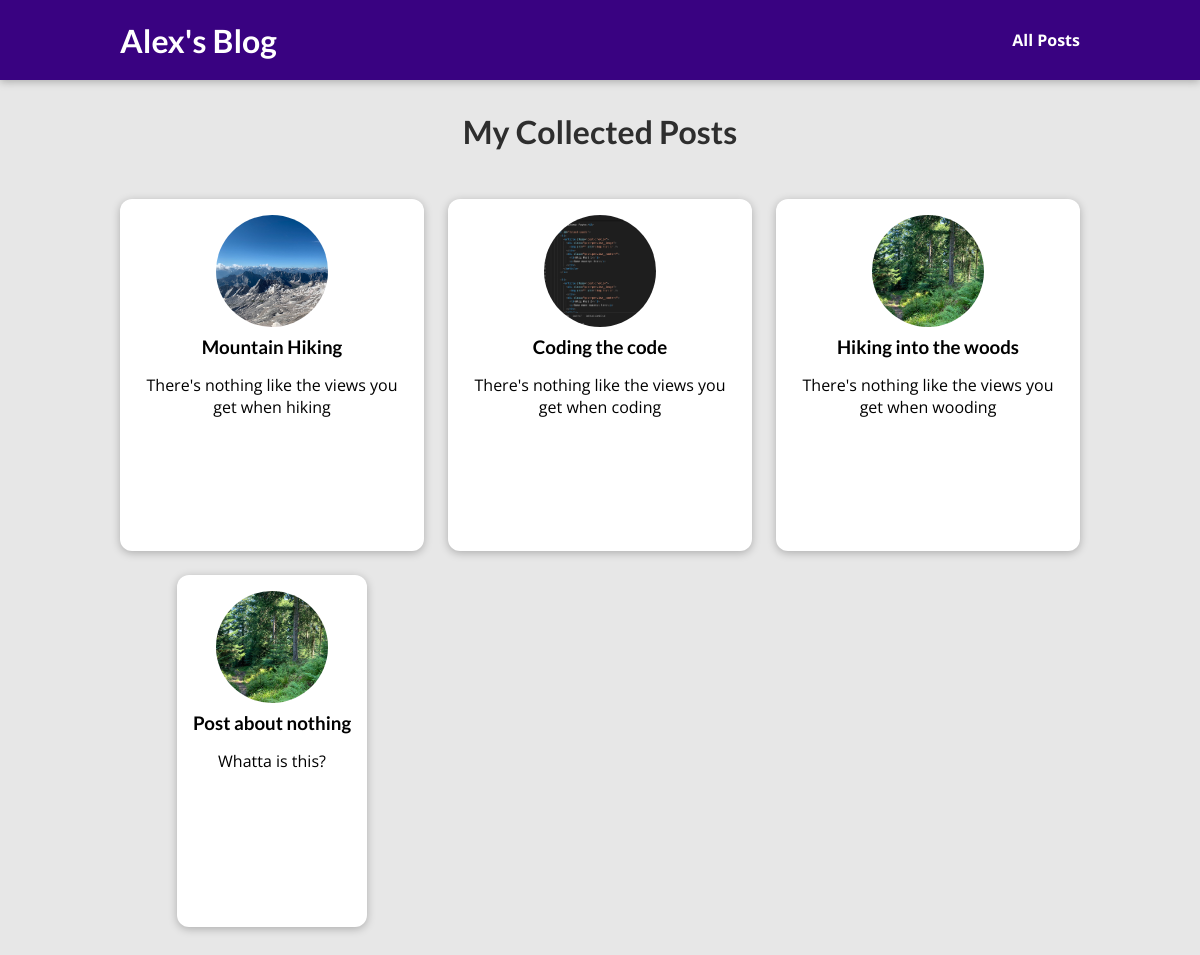
The page /posts on the database its author committed.
### blog/models.py (models this page shows, shortened)
class Post(models.Model):
    post_title = models.CharField(max_length=150)
    post_excerpt = models.CharField(max_length=200)
    post_content = models.TextField(validators=[MinLengthValidator(10)])
    post_slug = models.SlugField(unique=True, db_index=True)
    post_date = models.DateField(auto_now=True)
    post_imagename = models.CharField(max_length=100)
    post_author = models.ForeignKey(Author, null=True, on_delete=models.SET_NULL, related_name="posts")
    post_tag = models.ManyToManyField(Tag)
    class Meta:
        verbose_name_plural = "Post"

### blog/views.py (the view)
# urls.py: path("posts", views.posts, name="posts-page"),
def posts(request):
    all_posts = Post.objects.all().order_by("-post_date")
    return render(request, "blog/all-posts.html", {
        "all_posts": all_posts
    })

### blog/templates/blog/all-posts.html (shortened to what this page needs)
{% extends 'base.html' %}
{% load static %}
{% block css_files %}
    <link rel="stylesheet" href="{% static "blog/post.css" %}"/>
    <link rel="stylesheet" href="{% static "blog/all-posts.css" %}"/>
{% endblock css_files %}
{% block content %}
    <section id="all-posts">
        <h2>My Collected Posts</h2>
        <ul>
            {% for post in all_posts %}
                {% include "blog/includes/post.html"%}
            {% endfor %}
        </ul>
    </section>
{% endblock %}

### blog/templates/blog/includes/post.html
{% load static %}
<li>
    <article class="post">
        <a href="{% url 'post-detail-page' post.post_slug %}">
            <img src="{% static "blog/images/"|add:post.post_imagename %}" alt="{{ post.post_title }}" />
            <div class="post__content">
                <h3>{{ post.post_title }}</h3>
                    <p>
                        {{ post.post_excerpt }}
                    </p>
            </div>
        </a>
    </article>
</li>

### static/app.css (style rules this page uses)
* { box-sizing: border-box; }
html { font-family: 'Open Sans', 'Lato', sans-serif; }
body { margin: 0; }
h1, h2, h3 { font-family: 'Lato', sans-serif; font-weight: bold; }

### blog/static/blog/post.css (style rules this page uses)
.post { display: flex; flex-direction: column; align-items: center; text-align: center; }
.post a { text-decoration: none; color: black; transition: all 0.2s ease; padding: 1rem; }
.post img { width: 5rem; height: 5rem; object-fit: cover; border-radius: 50%; }
.post h3 { margin: 0.25rem 0; }

### blog/static/blog/all-posts.css (style rules this page uses)
body { background-color: #e7e7e7; }
#all-posts { margin: 7rem auto; width: 90%; max-width: 60rem; }
#all-posts h2 { text-align: center; font-size: 2rem; color: #2e2e2e; margin: 3rem 0; }
ul { list-style: none; margin: 0; padding: 0; display: grid; grid-template-columns: repeat(auto-fill, minmax(17rem, 1fr)); gap: 1.5rem; }
.post img { width: 7rem; height: 7rem; }
.post a { height: 22rem; transform-origin: center; box-shadow: 0 2px 8px rgba(0, 0, 0, 0.25); border-radius: 12px; background-color: white; }

### rows shown on the page
Post: post_imagename (picture), post_title "Mountain Hiking", post_excerpt "There's nothing like the views you get when hiking"
Post: post_imagename (picture), post_title "Coding the code", post_excerpt "There's nothing like the views you get when coding"
Post: post_imagename (picture), post_title "Hiking into the woods", post_excerpt "There's nothing like the views you get when wooding"
Post: post_imagename (picture), post_title "Post about nothing", post_excerpt "Whatta is this?"
